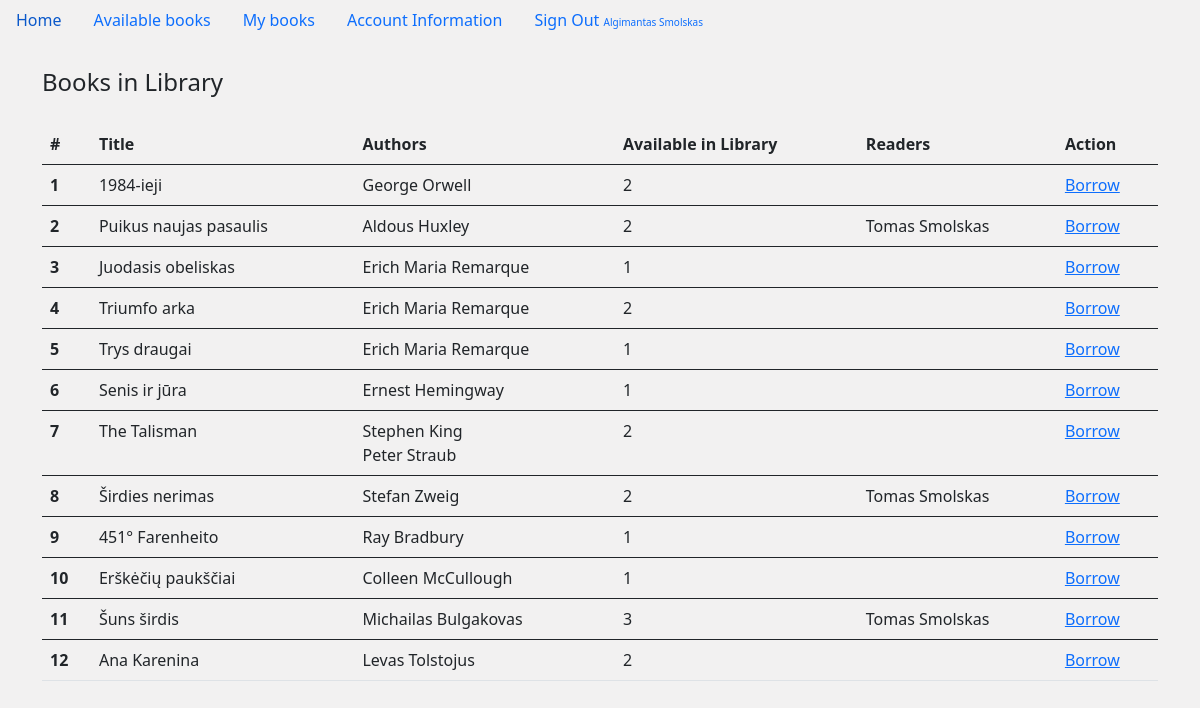
The app's page /available_books (signed in) with its own data.
### main.py (models this page shows)
class User(db.Model, UserMixin):
    __tablename__ = 'user'
    id = db.Column(db.Integer, primary_key=True)
    first_name = db.Column(db.String(100), nullable=False)
    last_name = db.Column(db.String(100), nullable=False)
    email_address = db.Column(db.String(100), nullable=False, unique=True)
    password = db.Column(db.String(100), nullable=False)
    books = db.relationship('Book', secondary=helper_table_2, back_populates='readers')
    is_admin = db.Column(db.Boolean, nullable=False, default=False)

class Book(db.Model):
    __tablename__ = 'book'
    id = db.Column(db.Integer, primary_key=True)
    title = db.Column(db.String(300))
    authors = db.relationship('Author', secondary=helper_table, back_populates='books')
    readers = db.relationship('User', secondary=helper_table_2, back_populates='books')
    stock = db.Column(db.Integer, nullable=False, default=1)

class Author(db.Model):
    __tablename__ = 'author'
    id = db.Column(db.Integer, primary_key=True)
    first_name = db.Column(db.String(150))
    last_name = db.Column(db.String(300))
    books = db.relationship('Book', secondary=helper_table, back_populates='authors')

### main.py (the view)
@app.route('/available_books')
@login_required
def available_books():
    all_books = Book.query.all()
    return render_template('available_books.html', all_books=all_books)

### main.py (called while the page is built)
@login_manager.user_loader
def load_user(user_id):
    return User.query.get(user_id)

### templates/available_books.html
{% extends "base.html" %}
{% block content %}
{% if all_books %}
<legend class="mb-4">Books in Library</legend>
<table class="table">
    <thead>
    <tr>
        <th scope="col">#</th>
        <th scope="col">Title</th>
        <th scope="col">Authors</th>
        <th scope="col">Available in Library</th>
        <th scope="col">Readers</th>
        <th scope="col">Action</th>
    </tr>
    </thead>
    {% for book in all_books %}
    <tbody>
    <tr class="table">
        <th scope="row">{{ book.id }}</th>
        <td>{{ book.title }}</td>
        <td>
            {% for author in book.authors %}
            {{author.first_name}} {{author.last_name}}
            <br>
            {% endfor %}
        </td>
        <td>{{ book.stock }}</td>
        <td>
            {% for reader in book.readers %}
            {{reader.first_name}} {{reader.last_name}}
            <br>
            {% endfor %}
        </td>
        {% if book.stock >0 and current_user not in book.readers %}
        <td><a href="{{ url_for('borrow_book', id=book['id']) }}">Borrow</a></td>
        {% else %}
        <td>Not available to borrow</td>
        {% endif %}
    </tr>
    {% endfor %}
    </tbody>
</table>
{% endif %}
{% endblock %}

### templates/base.html (shortened to what this page needs)
<!doctype html>
<html lang="en">
<head>
    <link href="https://cdn.jsdelivr.net/npm/bootstrap@5.0.2/dist/css/bootstrap.min.css" rel="stylesheet"
>
</head>
<body>
<ul class="nav">
    <li class="nav-item">
        <a class="nav-link active" aria-current="page" href="{{ url_for('home') }}">Home</a>
    </li>
    {% if current_user.is_authenticated %}
    <li class="nav-item">
        <a class="nav-link" href="{{ url_for('available_books') }}">Available books</a>
    </li>
    <li class="nav-item">
        <a class="nav-link" href="{{ url_for('my_books') }}">My books</a>
    </li>
    <li class="nav-item">
        <a class="nav-link" href="{{ url_for('update_account_information') }}">Account Information</a>
    </li>
    <li class="nav-item">
        <a class="nav-link" href="{{ url_for('sign_out') }}"> Sign Out <font size="1rem">
            {{current_user.first_name}} {{current_user.last_name}}</font></span></a>
    </li>
    {% endif %}
</ul>
<div class="container">
    <br>
    {% block content %}
    {% endblock %}
</div>
</body>
</html>

### templates/base.html (style rules this page uses)
body { background-color: #F2F1F1 }

### records on screen
User: first_name "Algimantas", last_name "Smolskas"
Book: id "1", title "1984-ieji", stock "2"
Author: first_name "George", last_name "Orwell"
Book: id "2", title "Puikus naujas pasaulis", stock "2"
Author: first_name "Aldous", last_name "Huxley"
User: first_name "Tomas", last_name "Smolskas"
Book: id "3", title "Juodasis obeliskas", stock "1"
Author: first_name "Erich Maria", last_name "Remarque"
Book: id "4", title "Triumfo arka", stock "2"
Book: id "5", title "Trys draugai", stock "1"
Book: id "6", title "Senis ir jūra", stock "1"
Author: first_name "Ernest", last_name "Hemingway"
Book: id "7", title "The Talisman", stock "2"
Author: first_name "Stephen", last_name "King"
Author: first_name "Peter", last_name "Straub"
Book: id "8", title "Širdies nerimas", stock "2"
Author: first_name "Stefan", last_name "Zweig"
Book: id "9", title "451° Farenheito", stock "1"
Author: first_name "Ray", last_name "Bradbury"
Book: id "10", title "Erškėčių paukščiai", stock "1"
Author: first_name "Colleen", last_name "McCullough"
Book: id "11", title "Šuns širdis", stock "3"
Author: first_name "Michailas", last_name "Bulgakovas"
Book: id "12", title "Ana Karenina", stock "2"
Author: first_name "Levas", last_name "Tolstojus"
